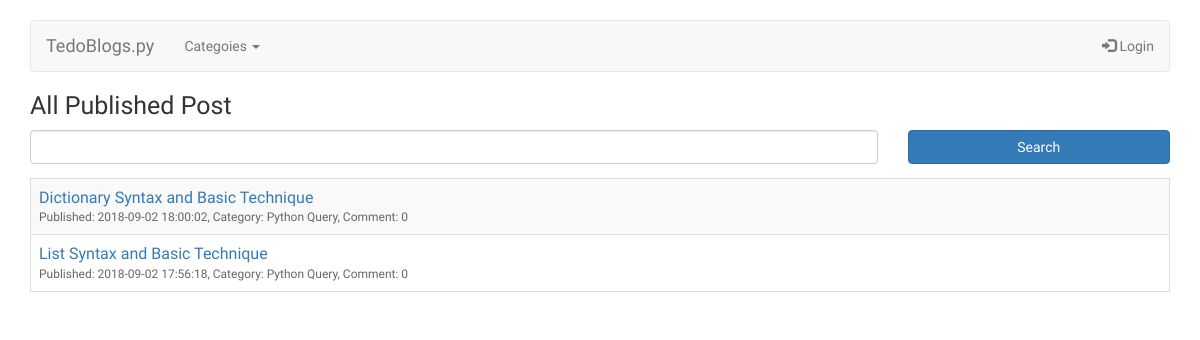
Before: / with the older database file.
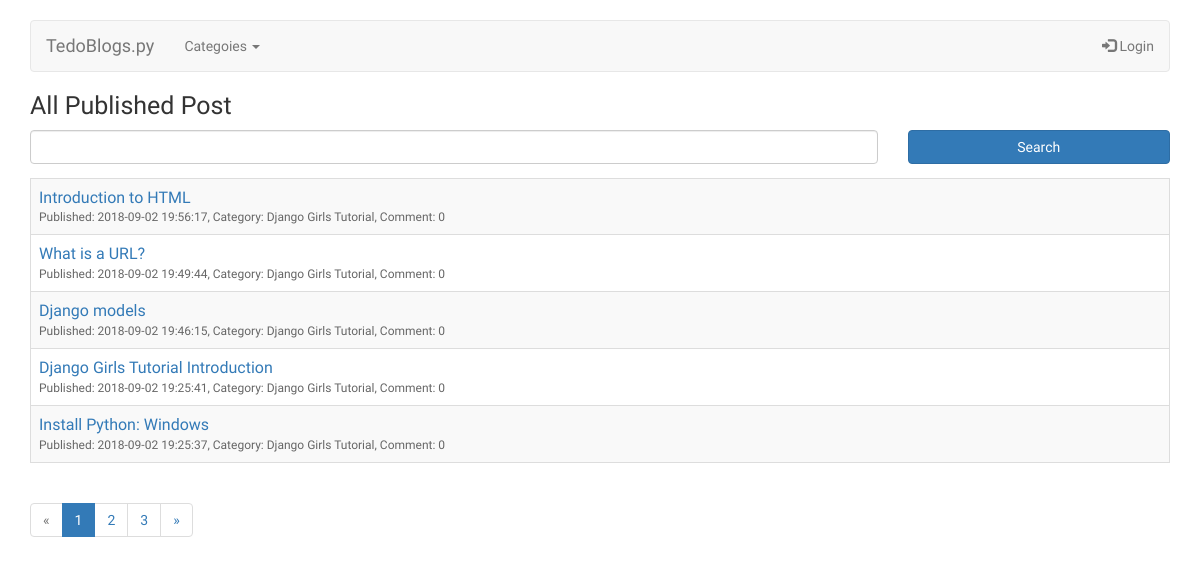
After: the same page with the newer database file.
### blog/models.py (models this page shows, shortened)
class Post(models.Model):
    author = models.ForeignKey('auth.User', on_delete=models.CASCADE)
    category = models.ForeignKey('blog.Category', on_delete=models.CASCADE, related_name='posts', default='')
    title = models.CharField(max_length=200)
    text = models.TextField()
    created_date = models.DateTimeField(
            default=timezone.now)
    published_date = models.DateTimeField(
            blank=True, null=True)
    def approved_comments(self):
        return self.comments.filter(approved_comment=True)

class Category(models.Model):
    title = models.CharField(max_length=50, unique=True)
    def __str__(self):
        return self.title

### blog/views.py (the view)
# urls.py: path('', views.post_list, name='post_list'),
def post_list(request):
  param = {}
  form = PostSearchForm()
  if request.GET.get('title') != '' and request.GET.get('title') != None:
    search = request.GET.get('title')
    posts = Post.objects.filter(published_date__lte=timezone.now(),title__contains=search).order_by('-published_date')
    param['info_msg'] = "Search post contain \"" + search + "\""
  else:
    posts = Post.objects.filter(published_date__lte=timezone.now()).order_by('-published_date')
  param['cats'] = get_cat()
  page = request.GET.get('page', 1)
  paginator = Paginator(posts, 5)
  try:
    posts_pag = paginator.page(page)
  except PageNotAnInteger:
    posts_pag = paginator.page(1)
  except EmptyPage:
    posts_pag = paginator.page(paginator.num_pages)
  param['posts'] = posts_pag
  param['page_title'] = "All Published Post"
  return render(request, 'blog/post_list.html', param)

### blog/views.py (called while the page is built)
def get_cat():
  return Category.objects.order_by('title')

### blog/templates/blog/post_list.html (shortened to what this page needs)
{% extends 'blog/base.html' %}
{% block content %}
  <h1>{{ page_title }}</h1>
  <div>
    <form method="GET">
        <div class="row">
          <div class="col-lg-9">
              <input type="text" name="title" class="form-control" />
          </div>
          <div class="col-lg-3">
              <button type="submit" class="btn btn-primary btn-block">Search</button>
          </div>
        </div>
    </form>
  </div>
	<div class="table">
    	<table class="table table-striped table-bordered table-sm">
        	<tbody>
                {% if not posts %}
                    <tr><td colspan="2">Empty Result</td></tr>
                {% else %}
              	{% for post in posts %}
            		  <tr>
                		<td>
                      <a href="{% url 'post_detail' pk=post.pk %}">{{ post.title }}</a><br />
                      <font class="subtitle">Published: {{ post.published_date|date:'Y-m-d H:i:s' }}, Category: {{ post.category }}, Comment: {{ post.approved_comments.count }}</font>
                    </td>
                	</tr>
                {% endfor %}
                {% endif %}
            </tbody>
        </table>
    </div>
    {% if posts.has_other_pages %}
    <ul class="pagination">
      {% if posts.has_previous %}
        <li><a href="?{% if request.GET.title %}title={{ request.GET.title }}&{% endif %}page={{ posts.previous_page_number }}">&laquo;</a></li>
      {% else %}
        <li class="disabled"><span>&laquo;</span></li>
      {% endif %}
      {% for i in posts.paginator.page_range %}
        {% if posts.number == i %}
          <li class="active"><span>{{ i }} <span class="sr-only">(current)</span></span></li>
        {% else %}
          <li><a href="?{% if request.GET.title %}title={{ request.GET.title }}&{% endif %}page={{ i }}">{{ i }}</a></li>
        {% endif %}
      {% endfor %}
      {% if posts.has_next %}
        <li><a href="?{% if request.GET.title %}title={{ request.GET.title }}&{% endif %}page={{ posts.next_page_number }}">&raquo;</a></li>
      {% else %}
        <li class="disabled"><span>&raquo;</span></li>
      {% endif %}
    </ul>
    {% endif %}
  </div>
{% endblock %}

Changed rows visible on the page:
no longer on this page (row edited): Post: title "Dictionary Syntax and Basic Technique", published_date "2018-09-02 18:00:02", category "Python Query", approved_comments.count "0"
no longer on this page (row edited): Post: title "List Syntax and Basic Technique", published_date "2018-09-02 17:56:18", category "Python Query", approved_comments.count "0"
added Post: title "Introduction to HTML", published_date "2018-09-02 19:56:17", category "Django Girls Tutorial", approved_comments.count "0"
added Post: title "What is a URL?", published_date "2018-09-02 19:49:44", category "Django Girls Tutorial", approved_comments.count "0"
added Post: title "Django models", published_date "2018-09-02 19:46:15", category "Django Girls Tutorial", approved_comments.count "0"
now on this page (row edited): Post: title "Django Girls Tutorial Introduction", published_date "2018-09-02 19:25:41", category "Django Girls Tutorial", approved_comments.count "0"
now on this page (row edited): Post: title "Install Python: Windows", published_date "2018-09-02 19:25:37", category "Django Girls Tutorial", approved_comments.count "0"
Other visible differences:
new list line: "1"
new list line: "2"
new list line: "3"
